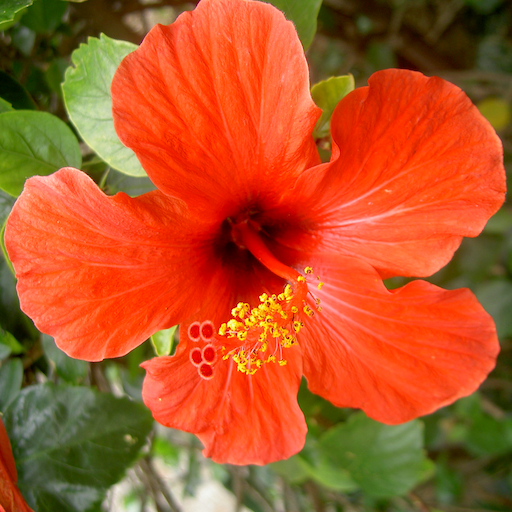
%> input picture codes/fourier/hibiscus.png, 512 x 512 px
$ octave test_fft2.m   (GNU Octave 9; MATLAB toolbox functions it lacks are replaced by stand-ins)
%> lines starting %> are read from the running program, lines starting %| are printed output that depends on the picture
%%
% Test for 2D FFT.


name = 'hibiscus';
F = imread([name '.png']);
%> F is the input picture: size 512x512x3 uint8; mean R, G, B 178.5, 85.1, 37.9

F = sum(F,3)/255;
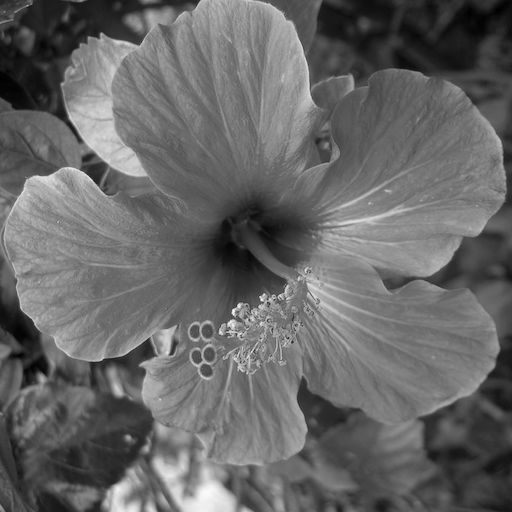
%> F: size 512x512 double; min 0.0275, max 2.89, mean 1.18; drawn with min black and max white
clf; imagesc(F); axis image; colormap gray;

G = fft2(F);
clf;
imagesc(log(abs(G)+1e-10));
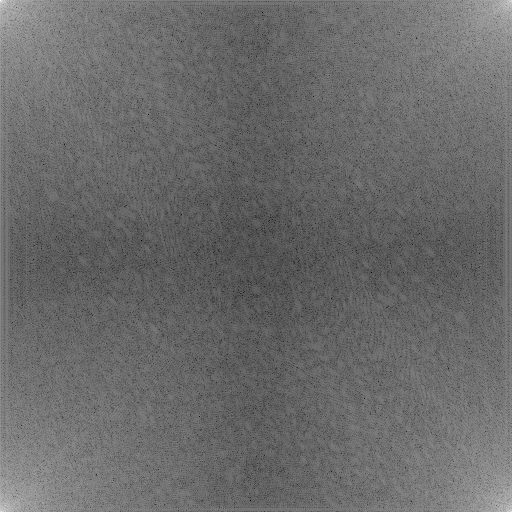
%> displayed picture: size 512x512x3, on the screen's scale of 0 to 255; min 0, max 255, mean 106.3

clf;
imagesc(fftshift( log(abs(G)+1e-10) ));
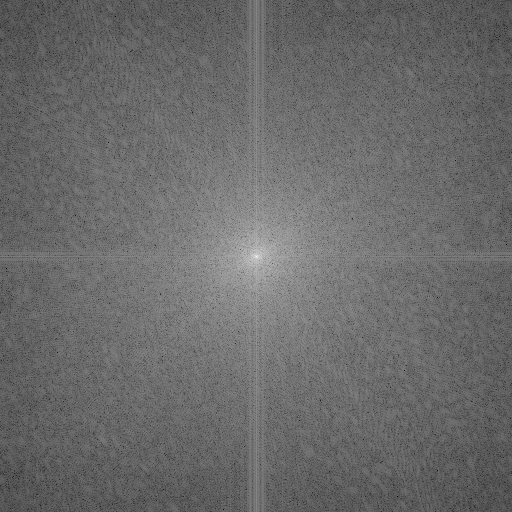
%> displayed picture: size 512x512x3, on the screen's scale of 0 to 255; min 0, max 255, mean 106.3; mean of the top-left, top-right, bottom-left and bottom-right quarters 105.8, 106.6, 106.5, 106.2

%%
% Same with windowing

n = size(F,1);
%> n = 512
t = (0:n-1)'/n;
%> t = 512 values from 0 to 0.998
h = sin(pi*t).^2;

clf; plot(h); axis tight;
%> after `axis tight`:
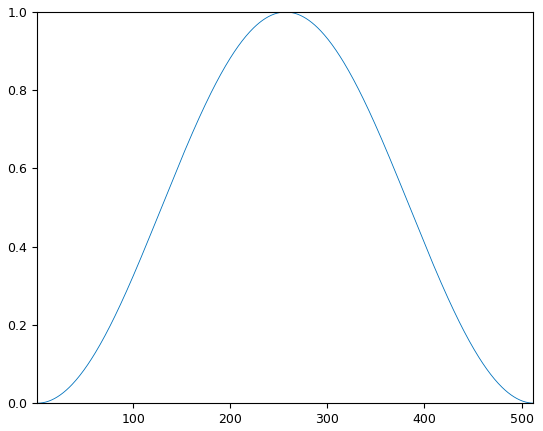
%> figure redrawn from the program's plot data; curve peaks at x = 257, y = 1

Fw = (h*h').*F;
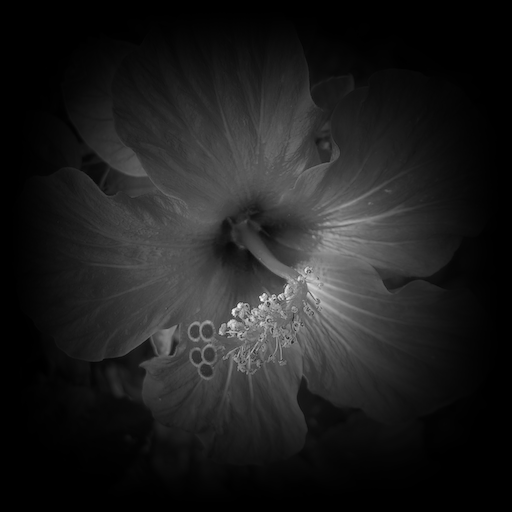
%> Fw: size 512x512 double; min 0, max 2.59, mean 0.313; drawn with min black and max white
clf; imagesc(Fw);


Gw = fft2(Fw);
clf;
imagesc(fftshift( log(abs(Gw)+1e-10) ));
